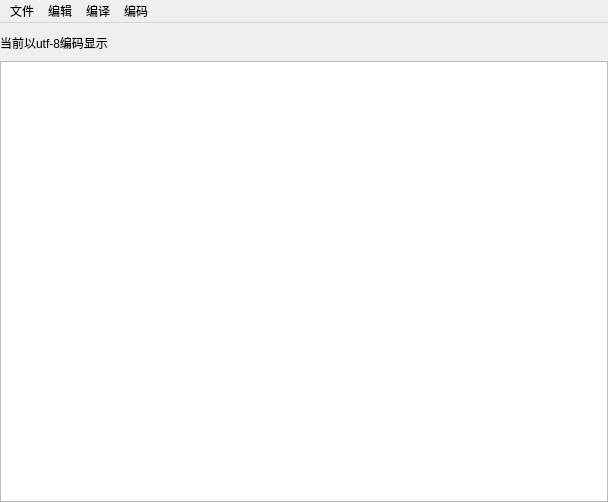
<?xml version="1.0" encoding="UTF-8"?>
<ui version="4.0">
 <class>MainWindow</class>
 <widget class="QMainWindow" name="MainWindow">
  <property name="geometry">
   <rect>
    <x>0</x>
    <y>0</y>
    <width>608</width>
    <height>502</height>
   </rect>
  </property>
  <property name="windowTitle">
   <string>MainWindow</string>
  </property>
  <widget class="QWidget" name="centralWidget">
   <layout class="QGridLayout" name="gridLayout">
    <property name="leftMargin">
     <number>0</number>
    </property>
    <property name="rightMargin">
     <number>0</number>
    </property>
    <property name="bottomMargin">
     <number>0</number>
    </property>
    <property name="horizontalSpacing">
     <number>0</number>
    </property>
    <property name="verticalSpacing">
     <number>9</number>
    </property>
    <item row="0" column="0">
     <widget class="QLabel" name="label">
      <property name="text">
       <string>当前以utf-8编码显示</string>
      </property>
     </widget>
    </item>
    <item row="1" column="0">
     <widget class="QTextEdit" name="textEdit"/>
    </item>
   </layout>
  </widget>
  <widget class="QMenuBar" name="menuBar">
   <property name="geometry">
    <rect>
     <x>0</x>
     <y>0</y>
     <width>608</width>
     <height>23</height>
    </rect>
   </property>
   <widget class="QMenu" name="menu">
    <property name="title">
     <string>文件</string>
    </property>
    <addaction name="actionnew"/>
    <addaction name="actionopen"/>
    <addaction name="actionsave"/>
    <addaction name="actionsave_as"/>
    <addaction name="actionexit"/>
   </widget>
   <widget class="QMenu" name="menu_2">
    <property name="title">
     <string>编辑</string>
    </property>
    <addaction name="actionundo"/>
    <addaction name="actioncopy"/>
    <addaction name="actionpaste"/>
    <addaction name="actioncut"/>
   </widget>
   <widget class="QMenu" name="menu_3">
    <property name="title">
     <string>编译</string>
    </property>
    <addaction name="actioncompile"/>
   </widget>
   <widget class="QMenu" name="menu_4">
    <property name="title">
     <string>编码</string>
    </property>
    <addaction name="actionutf_8"/>
    <addaction name="actiongbk"/>
   </widget>
   <addaction name="menu"/>
   <addaction name="menu_2"/>
   <addaction name="menu_3"/>
   <addaction name="menu_4"/>
  </widget>
  <action name="actionnew">
   <property name="text">
    <string>新建</string>
   </property>
  </action>
  <action name="actionopen">
   <property name="text">
    <string>打开</string>
   </property>
  </action>
  <action name="actionsave">
   <property name="text">
    <string>保存</string>
   </property>
  </action>
  <action name="actionsave_as">
   <property name="text">
    <string>另存为</string>
   </property>
  </action>
  <action name="actionexit">
   <property name="text">
    <string>退出</string>
   </property>
  </action>
  <action name="actionundo">
   <property name="text">
    <string>撤销</string>
   </property>
  </action>
  <action name="actioncopy">
   <property name="text">
    <string>复制</string>
   </property>
  </action>
  <action name="actionpaste">
   <property name="text">
    <string>粘贴</string>
   </property>
  </action>
  <action name="actioncut">
   <property name="text">
    <string>剪切</string>
   </property>
  </action>
  <action name="actioncompile">
   <property name="text">
    <string>编译</string>
   </property>
  </action>
  <action name="actionutf_8">
   <property name="text">
    <string>utf-8</string>
   </property>
  </action>
  <action name="actiongbk">
   <property name="text">
    <string>gbk</string>
   </property>
  </action>
 </widget>
 <layoutdefault spacing="6" margin="11"/>
 <resources/>
 <connections/>
</ui>
